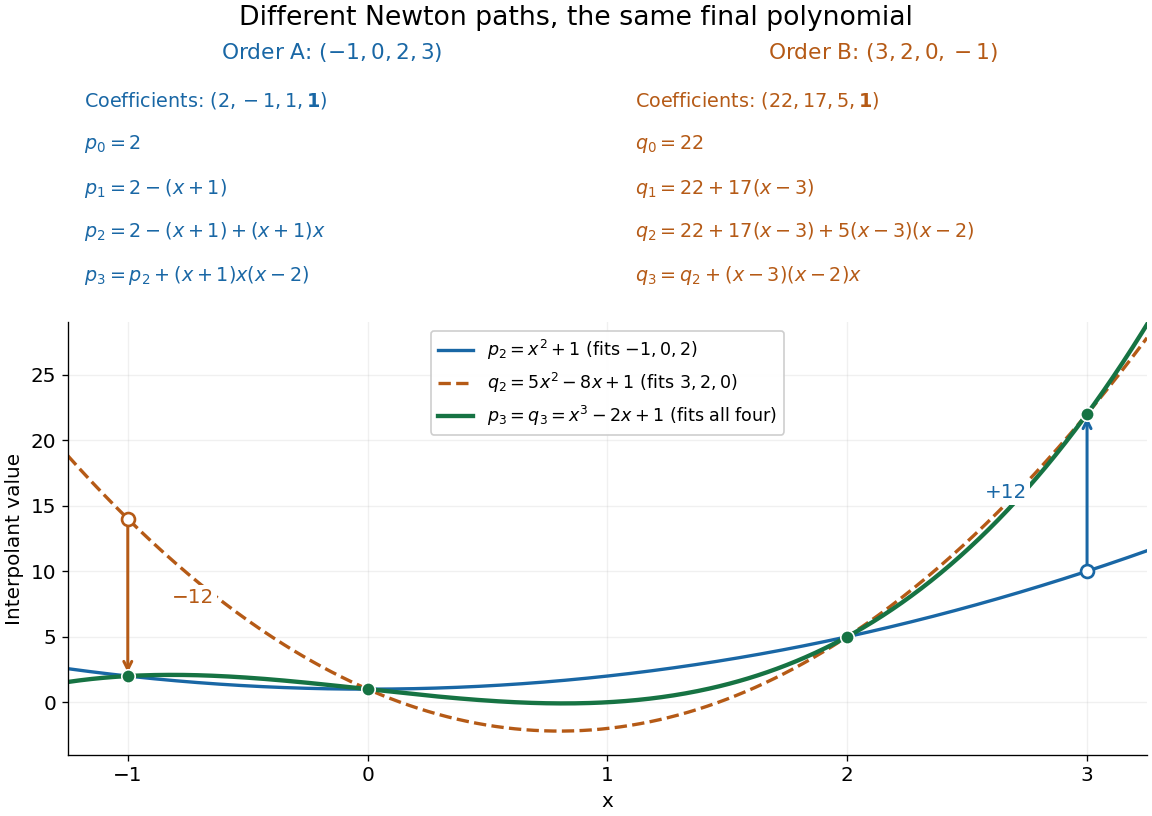

Here is the Python script that generated this plot:
"""Show how reversing nodes changes Newton prefixes, but not the full fit.

Tested with Python 3.14, matplotlib 3.10.7, numpy 2.3.5.
Run from _media; writes this script's basename.png to the current directory.
"""
from fractions import Fraction
from pathlib import Path

import matplotlib.pyplot as plt
import numpy as np


def coefficients(nodes):
    values = [Fraction(x**3-2*x+1) for x in nodes]
    result = [values[0]]
    for k in range(1, len(nodes)):
        values = [(values[i+1]-values[i])/(nodes[i+k]-nodes[i])
                  for i in range(len(nodes)-k)]
        result.append(values[0])
    return result


def main():
    assert coefficients([-1, 0, 2, 3]) == [2, -1, 1, 1]
    assert coefficients([3, 2, 0, -1]) == [22, 17, 5, 1]
    blue, orange, green = '#1967a5', '#b55a16', '#167343'
    plt.rcParams.update({'font.size': 12, 'figure.facecolor': 'white'})
    fig = plt.figure(figsize=(9.6, 6.8), layout='constrained')
    gs = fig.add_gridspec(2, 2, height_ratios=[0.9, 1.6])
    fig.suptitle('Different Newton paths, the same final polynomial', fontsize=16)
    for col, color, title, lines in [
        (0, blue, r'Order A: $(-1,0,2,3)$',
         [r'Coefficients: $(2,-1,1,\mathbf{1})$',
          r'$p_0=2$', r'$p_1=2-(x+1)$',
          r'$p_2=2-(x+1)+(x+1)x$',
          r'$p_3=p_2+(x+1)x(x-2)$']),
        (1, orange, r'Order B: $(3,2,0,-1)$',
         [r'Coefficients: $(22,17,5,\mathbf{1})$',
          r'$q_0=22$', r'$q_1=22+17(x-3)$',
          r'$q_2=22+17(x-3)+5(x-3)(x-2)$',
          r'$q_3=q_2+(x-3)(x-2)x$'])]:
        top = fig.add_subplot(gs[0, col])
        top.axis('off')
        top.set_title(title, color=color, fontsize=13)
        for i, line in enumerate(lines):
            top.text(0.03, 0.87-i*0.18, line, color=color, transform=top.transAxes,
                     va='center', fontsize=11.5)
    ax = fig.add_subplot(gs[1, :])
    x = np.linspace(-1.25, 3.25, 450)
    ax.plot(x, x*x+1, color=blue, lw=2, label=r'$p_2=x^2+1$ (fits $-1,0,2$)')
    ax.plot(x, 5*x*x-8*x+1, color=orange, lw=2, ls='--',
            label=r'$q_2=5x^2-8x+1$ (fits $3,2,0$)')
    ax.plot(x, x**3-2*x+1, color=green, lw=2.6,
            label=r'$p_3=q_3=x^3-2x+1$ (fits all four)')
    nodes = np.array([-1, 0, 2, 3])
    ax.scatter(nodes, nodes**3-2*nodes+1, color=green, edgecolor='white', s=65, zorder=5)
    ax.scatter([3], [10], facecolor='white', edgecolor=blue, s=60, lw=1.6, zorder=5)
    ax.scatter([-1], [14], facecolor='white', edgecolor=orange, s=60, lw=1.6, zorder=5)
    for node, before, after, label, color, labelx in [
        (3, 10, 22, '+12', blue, 2.66), (-1, 14, 2, '−12', orange, -0.73)]:
        ax.annotate('', xy=(node, after), xytext=(node, before),
                    arrowprops={'arrowstyle': '->', 'lw': 1.8, 'color': color})
        ax.text(labelx, (before+after)/2, label, color=color, fontsize=12,
                va='center', ha='center', bbox={'facecolor':'white', 'edgecolor':'none', 'pad':2})
    ax.set(xlim=(-1.25, 3.25), ylim=(-4, 29), xlabel='x', ylabel='Interpolant value',
           xticks=[-1, 0, 1, 2, 3])
    ax.grid(alpha=0.18)
    ax.legend(loc='upper center', fontsize=10.5, framealpha=0.96)
    ax.spines[['top', 'right']].set_visible(False)
    fig.savefig(Path(__file__).stem+'.png', dpi=120, facecolor='white', transparent=False)
    plt.close(fig)


if __name__ == '__main__':
    main()
